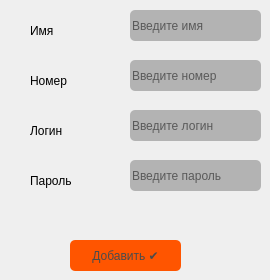
      <widget class="QWidget" name="tab_11">
       <attribute name="title">
        <string>Добавить сотруднка</string>
       </attribute>
       <widget class="QLineEdit" name="ledit_add_name_e">
        <property name="geometry">
         <rect>
          <x>130</x>
          <y>10</y>
          <width>131</width>
          <height>31</height>
         </rect>
        </property>
        <property name="styleSheet">
         <string notr="true">alternate-background-color: rgb(85, 170, 255);
background-color: rgb(179, 179, 179);
border-radius: 5px;</string>
        </property>
        <property name="placeholderText">
         <string>Введите имя</string>
        </property>
       </widget>
       <widget class="QLineEdit" name="ledit_add_num_e">
        <property name="geometry">
         <rect>
          <x>130</x>
          <y>60</y>
          <width>131</width>
          <height>31</height>
         </rect>
        </property>
        <property name="styleSheet">
         <string notr="true">alternate-background-color: rgb(85, 170, 255);
background-color: rgb(179, 179, 179);
border-radius: 5px;</string>
        </property>
        <property name="placeholderText">
         <string>Введите номер</string>
        </property>
       </widget>
       <widget class="QLineEdit" name="ledit_add_pass_e">
        <property name="geometry">
         <rect>
          <x>130</x>
          <y>160</y>
          <width>131</width>
          <height>31</height>
         </rect>
        </property>
        <property name="styleSheet">
         <string notr="true">alternate-background-color: rgb(85, 170, 255);
background-color: rgb(179, 179, 179);
border-radius: 5px;</string>
        </property>
        <property name="placeholderText">
         <string>Введите пароль</string>
        </property>
       </widget>
       <widget class="QLabel" name="lbl_add_name_e">
        <property name="geometry">
         <rect>
          <x>30</x>
          <y>20</y>
          <width>71</width>
          <height>21</height>
         </rect>
        </property>
        <property name="styleSheet">
         <string notr="true">font: 9pt &quot;Segoe UI&quot;;</string>
        </property>
        <property name="text">
         <string>Имя</string>
        </property>
       </widget>
       <widget class="QLabel" name="lbl_add_num_e">
        <property name="geometry">
         <rect>
          <x>30</x>
          <y>70</y>
          <width>71</width>
          <height>21</height>
         </rect>
        </property>
        <property name="styleSheet">
         <string notr="true">font: 9pt &quot;Segoe UI&quot;;</string>
        </property>
        <property name="text">
         <string>Номер</string>
        </property>
       </widget>
       <widget class="QLabel" name="lbl_add_pass_e">
        <property name="geometry">
         <rect>
          <x>30</x>
          <y>170</y>
          <width>71</width>
          <height>21</height>
         </rect>
        </property>
        <property name="styleSheet">
         <string notr="true">font: 9pt &quot;Segoe UI&quot;;</string>
        </property>
        <property name="text">
         <string>Пароль</string>
        </property>
       </widget>
       <widget class="QPushButton" name="btn_add_e">
        <property name="geometry">
         <rect>
          <x>70</x>
          <y>240</y>
          <width>111</width>
          <height>31</height>
         </rect>
        </property>
        <property name="styleSheet">
         <string notr="true">background-color: rgb(255, 85, 0);
color: rgb(75, 75, 75);
font: 9pt &quot;Segoe UI&quot;;
border-radius: 5px;</string>
        </property>
        <property name="text">
         <string>Добавить ✔️</string>
        </property>
       </widget>
       <widget class="QLineEdit" name="ledit_login_e">
        <property name="geometry">
         <rect>
          <x>130</x>
          <y>110</y>
          <width>131</width>
          <height>31</height>
         </rect>
        </property>
        <property name="styleSheet">
         <string notr="true">alternate-background-color: rgb(85, 170, 255);
background-color: rgb(179, 179, 179);
border-radius: 5px;</string>
        </property>
        <property name="placeholderText">
         <string>Введите логин</string>
        </property>
       </widget>
       <widget class="QLabel" name="lbl_add_num_e_2">
        <property name="geometry">
         <rect>
          <x>30</x>
          <y>120</y>
          <width>71</width>
          <height>21</height>
         </rect>
        </property>
        <property name="styleSheet">
         <string notr="true">font: 9pt &quot;Segoe UI&quot;;</string>
        </property>
        <property name="text">
         <string>Логин</string>
        </property>
       </widget>
      </widget>
